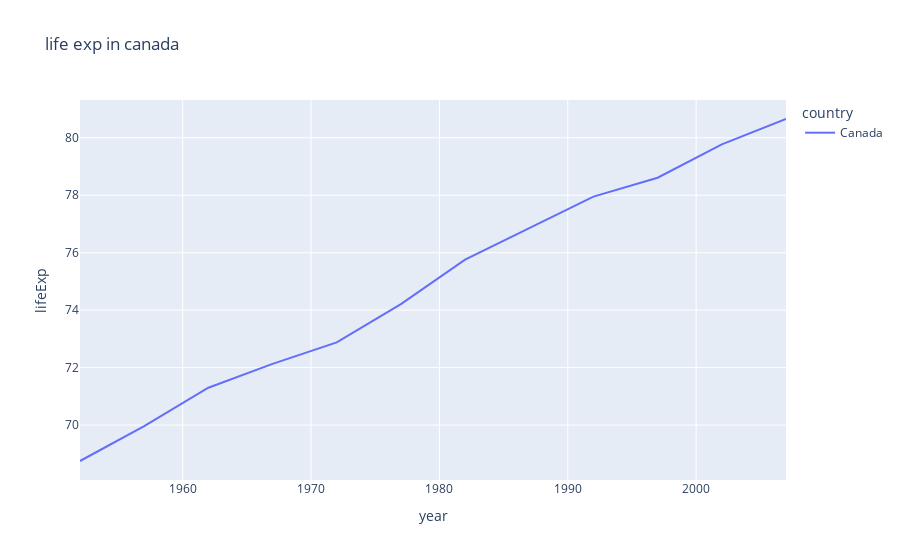

This figure's notebook cell:
### Code cell
fig=px.line(df,x="year",y="lifeExp",color="country",title="life exp in canada")
fig

### Figure 1 — Plotly figure (JSON) as saved in the notebook; plotly's stock layout.template omitted (floating-point values rounded to 4 significant figures)
{"data": [{"hovertemplate": "country=Canada<br>year=%{x}<br>lifeExp=%{y}<extra></extra>", "legendgroup": "Canada", "line": {"color": "#636efa", "dash": "solid"}, "marker": {"symbol": "circle"}, "mode": "lines", "name": "Canada", "orientation": "v", "showlegend": true, "type": "scatter", "x": [1952, 1957, 1962, 1967, 1972, 1977, 1982, 1987, 1992, 1997, 2002, 2007], "xaxis": "x", "y": [68.75, 69.96, 71.3, 72.13, 72.88, 74.21, 75.76, 76.86, 77.95, 78.61, 79.77, 80.65], "yaxis": "y"}], "layout": {"legend": {"title": {"text": "country"}, "tracegroupgap": 0}, "title": {"text": "life exp in canada"}, "xaxis": {"anchor": "y", "domain": [0, 1], "title": {"text": "year"}}, "yaxis": {"anchor": "x", "domain": [0, 1], "title": {"text": "lifeExp"}}}}
